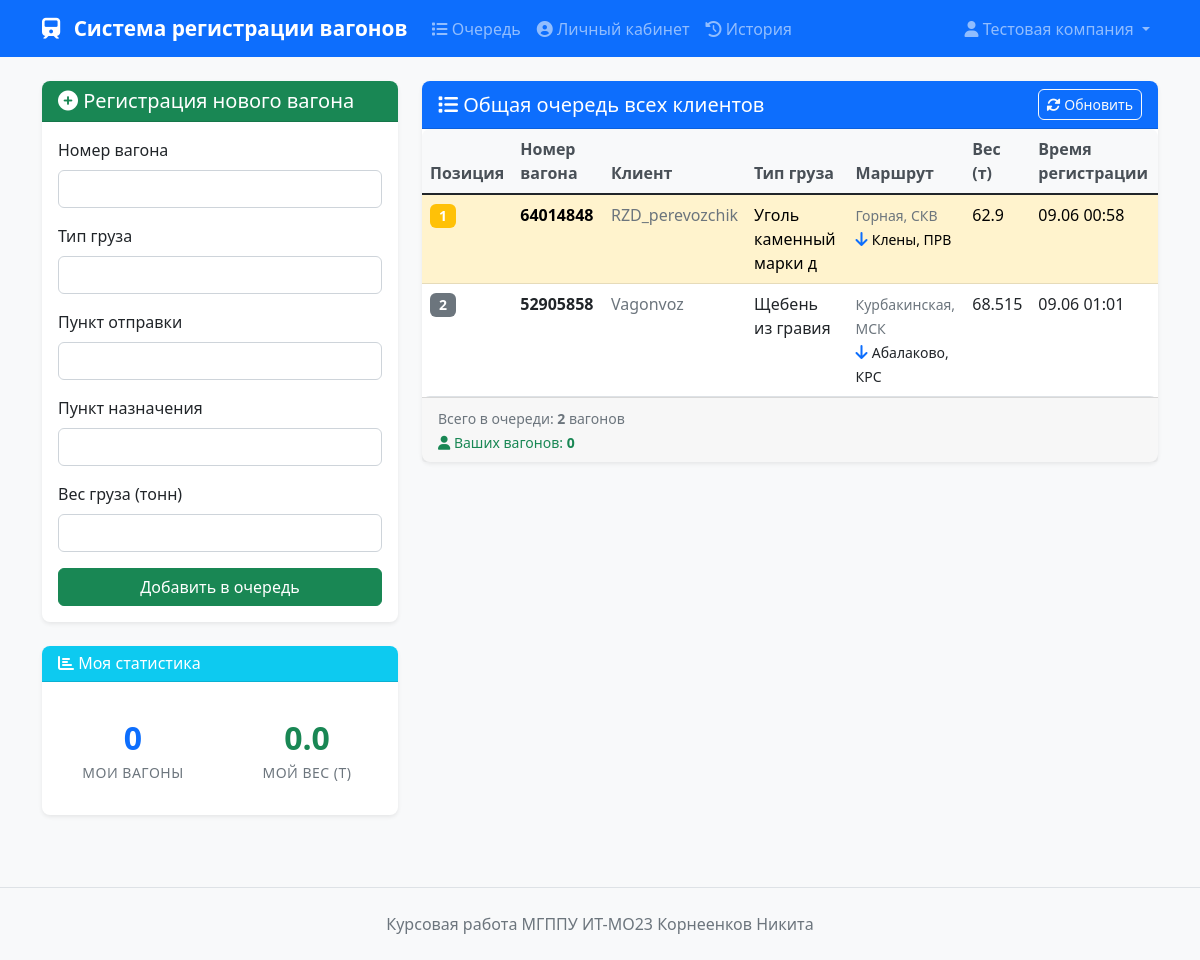
The app's page / (signed in) with its own data.
### app.py (models this page shows, shortened)
class User(UserMixin, db.Model):
    id = db.Column(db.Integer, primary_key=True)
    username = db.Column(db.String(80), unique=True, nullable=False)
    email = db.Column(db.String(120), unique=True, nullable=False)
    password_hash = db.Column(db.String(128))
    company_name = db.Column(db.String(200))
    created_at = db.Column(db.DateTime, default=datetime.utcnow)
    wagons = db.relationship('Wagon', backref='owner', lazy=True)

class Wagon(db.Model):
    id = db.Column(db.Integer, primary_key=True)
    wagon_number = db.Column(db.String(50), nullable=False)
    cargo_type = db.Column(db.String(100), nullable=False)
    departure_point = db.Column(db.String(100), nullable=False)
    destination = db.Column(db.String(100), nullable=False)
    weight = db.Column(db.Float, nullable=False)
    position = db.Column(db.Integer, nullable=False)
    timestamp = db.Column(db.DateTime, default=datetime.utcnow)
    status = db.Column(db.String(20), default='в_очереди')
    user_id = db.Column(db.Integer, db.ForeignKey('user.id'), nullable=False)

### app.py (the view)
@app.route('/')
@login_required
def index():
    all_wagons = Wagon.query.filter_by(status='в_очереди').order_by(Wagon.position).all()
    user_wagons = [w for w in all_wagons if w.user_id == current_user.id]
    form = WagonForm()
    return render_template('index.html', wagons=all_wagons, user_wagons=user_wagons, form=form)

### app.py
class WagonForm(FlaskForm):
    wagon_number = StringField('Номер вагона', validators=[DataRequired()])
    cargo_type = StringField('Тип груза', validators=[DataRequired()])
    departure_point = StringField('Пункт отправки', validators=[DataRequired()])
    destination = StringField('Пункт назначения', validators=[DataRequired()])
    weight = FloatField('Вес груза (тонн)', validators=[DataRequired(), NumberRange(min=0.1)])
    submit = SubmitField('Добавить в очередь')

### app.py (called while the page is built)
@login_manager.user_loader
def load_user(user_id):
    return User.query.get(int(user_id))

### templates/index.html (shortened to what this page needs)
{% extends "base.html" %}
{% block content %}
<div class="row">
    <div class="col-lg-4">
        <div class="card">
            <div class="card-header bg-success text-white">
                <h5 class="mb-0">
                    <i class="fas fa-plus-circle"></i> Регистрация нового вагона
                </h5>
            </div>
            <div class="card-body">
                <form method="POST" action="{{ url_for('add_wagon') }}" id="wagonForm">
                    <div class="mb-3">
                        {{ form.wagon_number.label(class="form-label") }}
                        {{ form.wagon_number(class="form-control") }}
                    </div>
                    <div class="mb-3">
                        {{ form.cargo_type.label(class="form-label") }}
                        {{ form.cargo_type(class="form-control") }}
                    </div>
                    <div class="mb-3">
                        {{ form.departure_point.label(class="form-label") }}
                        {{ form.departure_point(class="form-control") }}
                    </div>
                    <div class="mb-3">
                        {{ form.destination.label(class="form-label") }}
                        {{ form.destination(class="form-control") }}
                    </div>
                    <div class="mb-3">
                        {{ form.weight.label(class="form-label") }}
                        {{ form.weight(class="form-control") }}
                    </div>
                    {{ form.submit(class="btn btn-success w-100") }}
                </form>
            </div>
        </div>
        <div class="card mt-4">
            <div class="card-header bg-info text-white">
                <h6 class="mb-0">
                    <i class="fas fa-chart-bar"></i> Моя статистика
                </h6>
            </div>
            <div class="card-body" id="userStatsContainer">
                <div class="row text-center">
                    <div class="col-6">
                        <div class="stat-item">
                            <div class="stat-number text-primary" id="userQueueCount">{{ user_wagons|length }}</div>
                            <div class="stat-label">Мои вагоны</div>
                        </div>
                    </div>
                    <div class="col-6">
                        <div class="stat-item">
                            <div class="stat-number text-success" id="userWeight">
                                {{ "%.1f"|format(user_wagons|sum(attribute='weight')) }}
                            </div>
                            <div class="stat-label">Мой вес (т)</div>
                        </div>
                    </div>
                </div>
            </div>
        </div>
    </div>
    <div class="col-lg-8">
        <div class="card">
            <div class="card-header bg-primary text-white d-flex justify-content-between align-items-center">
                <h5 class="mb-0">
                    <i class="fas fa-list"></i> Общая очередь всех клиентов
                </h5>
                <div>
                    <button class="btn btn-outline-light btn-sm" onclick="refreshQueue()">
                        <i class="fas fa-sync-alt"></i> Обновить
                    </button>
                </div>
            </div>
            <div class="card-body p-0">
                {% if wagons %}
                    <div class="table-responsive">
                        <table class="table table-hover mb-0" id="queueTable">
                            <thead class="table-light">
                                <tr>
                                    <th>Позиция</th>
                                    <th>Номер вагона</th>
                                    <th>Клиент</th>
                                    <th>Тип груза</th>
                                    <th>Маршрут</th>
                                    <th>Вес (т)</th>
                                    <th>Время регистрации</th>
                                </tr>
                            </thead>
                            <tbody id="queueTableBody">
                                {% for wagon in wagons %}
                                <tr class="{{ 'table-success' if wagon.user_id == current_user.id else 'table-warning' if wagon.position == 1 else '' }}">
                                    <td>
                                        <span class="badge bg-{{ 'warning' if wagon.position == 1 else 'secondary' }}">
                                            {{ wagon.position }}
                                        </span>
                                    </td>
                                    <td>
                                        <strong>{{ wagon.wagon_number }}</strong>
                                    </td>
                                    <td>
                                        <span class="{{ 'fw-bold text-success' if wagon.user_id == current_user.id else 'text-muted' }}">
                                            {{ wagon.owner.company_name or wagon.owner.username }}
                                        </span>
                                    </td>
                                    <td>{{ wagon.cargo_type }}</td>
                                    <td>
                                        <small class="text-muted">{{ wagon.departure_point }}</small>
                                        <br>
                                        <i class="fas fa-arrow-down text-primary"></i>
                                        <small>{{ wagon.destination }}</small>
                                    </td>
                                    <td>{{ wagon.weight }}</td>
                                    <td>{{ wagon.timestamp.strftime('%d.%m %H:%M') }}</td>
                                </tr>
                                {% endfor %}
                            </tbody>
                        </table>
                    </div>
                {% else %}
                    <div class="text-center py-5">
                        <i class="fas fa-inbox fa-3x text-muted mb-3"></i>
                        <p class="text-muted">Очередь пуста</p>
                        <p class="text-muted small">Станьте первым, кто добавит вагон!</p>
                    </div>
                {% endif %}
            </div>
            {% if wagons %}
            <div class="card-footer">
                <div class="d-flex justify-content-between align-items-center">
                    <div>
                        <small class="text-muted">
                            Всего в очереди: <strong>{{ wagons|length }}</strong> вагонов
                        </small>
                        <br>
                        <small class="text-success">
                            <i class="fas fa-user"></i> Ваших вагонов: <strong>{{ user_wagons|length }}</strong>
                        </small>
                    </div>
                </div>
            </div>
            {% endif %}
        </div>
    </div>
</div>
{% endblock %}

### templates/base.html (shortened to what this page needs)
<!DOCTYPE html>
<html lang="ru">
<head>
    <link href="https://cdn.jsdelivr.net/npm/bootstrap@5.1.3/dist/css/bootstrap.min.css" rel="stylesheet">
    <link href="https://cdnjs.cloudflare.com/ajax/libs/font-awesome/6.0.0/css/all.min.css" rel="stylesheet">
    <link href="{{ url_for('static', filename='css/style.css') }}" rel="stylesheet">
</head>
<body>
    <nav class="navbar navbar-expand-lg navbar-dark bg-primary">
        <div class="container">
            <a class="navbar-brand" href="{{ url_for('index') }}">
                <i class="fas fa-train"></i> Система регистрации вагонов
            </a>
            {% if current_user.is_authenticated %}
            <div class="collapse navbar-collapse" id="navbarNav">
                <div class="navbar-nav me-auto">
                    <a class="nav-link" href="{{ url_for('index') }}">
                        <i class="fas fa-list"></i> Очередь
                    </a>
                    <a class="nav-link" href="{{ url_for('dashboard') }}">
                        <i class="fas fa-user-circle"></i> Личный кабинет
                    </a>
                    <a class="nav-link" href="{{ url_for('history') }}">
                        <i class="fas fa-history"></i> История
                    </a>
                </div>
                <div class="navbar-nav">
                    <div class="nav-item dropdown">
                        <a class="nav-link dropdown-toggle" href="#" role="button" data-bs-toggle="dropdown">
                            <i class="fas fa-user"></i>
                            {{ current_user.company_name or current_user.username }}
                        </a>
                    </div>
                </div>
            </div>
            {% endif %}
        </div>
    </nav>
    <div class="container mt-4">
        {% block content %}{% endblock %}
    </div>
    <footer class="bg-light mt-5 py-4">
        <div class="container text-center">
            <p class="text-muted mb-0">
                Курсовая работа МГППУ ИТ-МО23 Корнеенков Никита
            </p>
        </div>
    </footer>
</body>
</html>

### static/css/style.css (style rules this page uses)
body { background-color: #f8f9fa; font-family: 'Segoe UI', Tahoma, Geneva, Verdana, sans-serif; }
.navbar-brand { font-weight: bold; font-size: 1.3rem; }
.navbar-brand i { margin-right: 8px; }
.card { border: none; box-shadow: 0 0.125rem 0.25rem rgba(0, 0, 0, 0.075); border-radius: 0.5rem; margin-bottom: 1.5rem; }
.card-header { border-radius: 0.5rem 0.5rem 0 0 !important; font-weight: 600; }
.form-control { border-radius: 0.375rem; border: 1px solid #ced4da; transition: border-color 0.15s ease-in-out, box-shadow 0.15s ease-in-out; }
.btn { border-radius: 0.375rem; font-weight: 500; transition: all 0.15s ease-in-out; }
.btn-success { background-color: #198754; border-color: #198754; }
.table { border-radius: 0.5rem; overflow: hidden; }
.table th { background-color: #f8f9fa; font-weight: 600; border-top: none; color: #495057; }
.table-warning { background-color: rgba(255, 193, 7, 0.1); }
.badge { font-size: 0.875em; border-radius: 0.375rem; }
.stat-item { padding: 1rem 0; }
.stat-number { font-size: 2rem; font-weight: bold; color: #495057; }
.stat-label { font-size: 0.875rem; color: #6c757d; text-transform: uppercase; letter-spacing: 0.5px; }
.card { animation: fadeIn 0.3s ease-out; }
footer { margin-top: auto; border-top: 1px solid #dee2e6; }

### records on screen
User: company_name "Тестовая компания"
Wagon: position "1", wagon_number "64014848", owner "RZD_perevozchik", cargo_type "Уголь каменный марки д", departure_point "Горная, СКВ", destination "Клены, ПРВ", weight "62.9", timestamp "09.06 00:58"
Wagon: position "2", wagon_number "52905858", owner "Vagonvoz", cargo_type "Щебень из гравия", departure_point "Курбакинская, МСК", destination "Абалаково, КРС", weight "68.515", timestamp "09.06 01:01"

### other values on screen
{{ user_wagons|length }} "0"
{{ "%.1f"|format(user_wagons|sum(attribute='weight')) }} "0.0"
{{ wagons|length }} "2"
